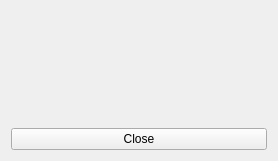
<?xml version="1.0" encoding="UTF-8"?>
<ui version="4.0">
 <class>TestWidget</class>
 <widget class="QWidget" name="TestWidget">
  <property name="geometry">
   <rect>
    <x>0</x>
    <y>0</y>
    <width>278</width>
    <height>161</height>
   </rect>
  </property>
  <property name="windowTitle">
   <string>Form</string>
  </property>
  <property name="windowIcon">
   <iconset resource="../../../misc/qt/res/resource.qrc">
    <normaloff>:/logo/ico/scanframe</normaloff>:/logo/ico/scanframe</iconset>
  </property>
  <layout class="QVBoxLayout" name="verticalLayout">
   <item>
    <widget class="sf::VariableEdit" name="sf::VariableEdit1">
     <property name="toolTip">
      <string>A frame containing an edit.</string>
     </property>
     <property name="whatsThis">
      <string>Special edit having name and unit label.</string>
     </property>
     <property name="variableId">
      <string>0x1</string>
     </property>
     <property name="converted">
      <bool>false</bool>
     </property>
    </widget>
   </item>
   <item>
    <widget class="sf::VariableEdit" name="sf::VariableEdit2">
     <property name="toolTip">
      <string>A frame containing an edit.</string>
     </property>
     <property name="whatsThis">
      <string>Special edit having name and unit label.</string>
     </property>
     <property name="variableId">
      <string>0x1</string>
     </property>
     <property name="converted">
      <bool>true</bool>
     </property>
    </widget>
   </item>
   <item>
    <spacer name="verticalSpacer">
     <property name="orientation">
      <enum>Qt::Vertical</enum>
     </property>
     <property name="sizeHint" stdset="0">
      <size>
       <width>20</width>
       <height>47</height>
      </size>
     </property>
    </spacer>
   </item>
   <item>
    <widget class="QPushButton" name="btnClose">
     <property name="text">
      <string>Close</string>
     </property>
    </widget>
   </item>
  </layout>
 </widget>
 <customwidgets>
  <customwidget>
   <class>sf::VariableEdit</class>
   <extends>QWidget</extends>
   <header>gii/qt/VariableEdit.h</header>
  </customwidget>
 </customwidgets>
 <resources>
  <include location="test-formdialog.qrc"/>
  <include location="../../../misc/qt/res/resource.qrc"/>
 </resources>
 <connections/>
</ui>
